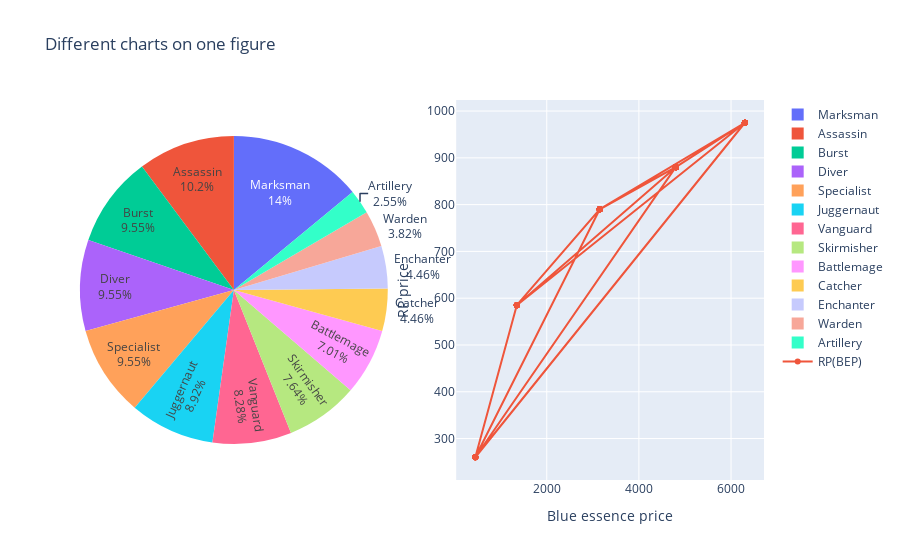

Notebook code for this chart:
### Markdown cell above
## Part 1 Task 4

### Code cell
from plotly.subplots import make_subplots
import plotly.express as px
import plotly.graph_objs as go



fig = make_subplots(rows=1, cols=2, specs=[[{'type':'domain'}, {'type':'scatter'}]])
fig.add_trace(
    go.Pie(labels=lol_df_class_count['playstyle'], values=lol_df_class_count['amount'], textinfo='label+percent'), 1, 1 
)
fig.add_trace(
    go.Scatter(x=lol_df['blue_essence_price'], y=lol_df['rp_price'], name='RP(BEP)', mode='lines+markers'), 1, 2
)
fig.update_layout(title='Different charts on one figure')
fig.update_xaxes(title='Blue essence price', row=1, col=2)
fig.update_yaxes(title='RP price', row=1, col=2)
fig.show()

### Figure 1 — Plotly figure (JSON) as saved in the notebook; plotly's stock layout.template omitted (floating-point values rounded to 4 significant figures; data arrays with more than 128 entries replaced by an {"elided": "..."} marker saying what was removed)
{"data": [{"domain": {"x": [0, 0.45], "y": [0, 1]}, "labels": ["Artillery", "Assassin", "Battlemage", "Burst", "Catcher", "Diver", "Enchanter", "Juggernaut", "Marksman", "Skirmisher", "Specialist", "Vanguard", "Warden"], "textinfo": "label+percent", "type": "pie", "values": [4, 16, 11, 15, 7, 15, 7, 14, 22, 12, 15, 13, 6]}, {"mode": "lines+markers", "name": "RP(BEP)", "type": "scatter", "x": {"elided": "157 int values"}, "xaxis": "x", "y": {"elided": "157 int values"}, "yaxis": "y"}], "layout": {"title": {"text": "Different charts on one figure"}, "xaxis": {"anchor": "y", "domain": [0.55, 1], "title": {"text": "Blue essence price"}}, "yaxis": {"anchor": "x", "domain": [0, 1], "title": {"text": "RP price"}}}}
